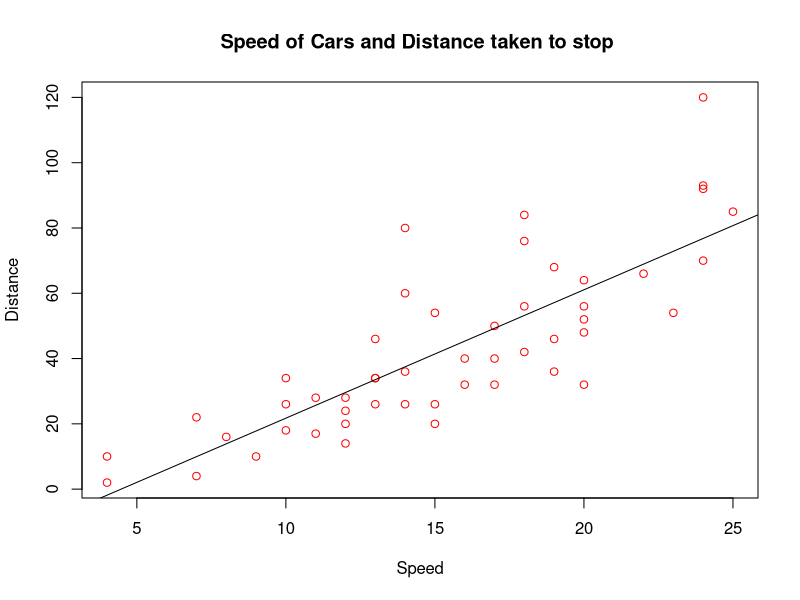

This figure's R source:
# load the data
# This dataset gives the speed of cars and distance taken to stop
snd <- datasets::cars
print(snd)
# calculate karl pearson's correlation coefficient
cor(snd$speed,snd$dist,method = "pearson")
# calculate regression
# create simple regression model using lm() function
model <- lm(dist~speed, data = snd)
# print summary of the model 
print(summary(model))
# print coefficients
coeff <- coefficients(model)
print(coeff)
# method  - using inbuilt function predicting data
newdata <- data.frame(speed = 50)
predict(model,newdata)
# scatterplot of the given dataset
plot(snd$speed,snd$dist,main = "Speed of Cars and Distance taken to stop ",
     xlab = "Speed",ylab = "Distance",col = "Red")
# plot the regression line
abline(model)
